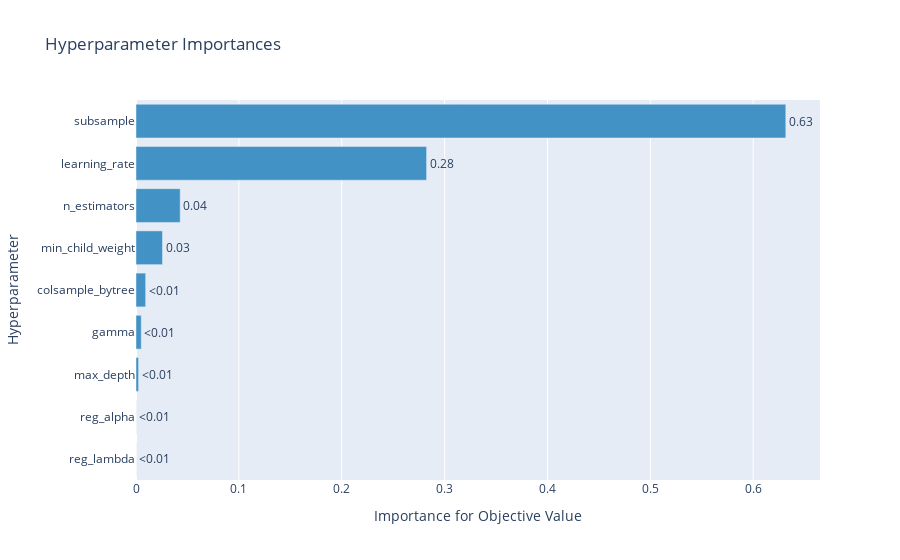

Here is the notebook cell this chart was saved with:
### Code cell
optuna.visualization.plot_param_importances(study)

### Figure 1 — Plotly figure (JSON) as saved in the notebook; plotly's stock layout.template omitted (floating-point values rounded to 4 significant figures)
{"data": [{"cliponaxis": false, "hovertemplate": ["reg_lambda (FloatDistribution): 1.1407640269531193e-05<extra></extra>", "reg_alpha (FloatDistribution): 5.153618241718418e-05<extra></extra>", "max_depth (IntDistribution): 0.002520646991375684<extra></extra>", "gamma (FloatDistribution): 0.00510885320125156<extra></extra>", "colsample_bytree (FloatDistribution): 0.009393454929664846<extra></extra>", "min_child_weight (IntDistribution): 0.02576208104820705<extra></extra>", "n_estimators (IntDistribution): 0.04294989838122568<extra></extra>", "learning_rate (FloatDistribution): 0.28251124957949386<extra></extra>", "subsample (FloatDistribution): 0.6316908720460948<extra></extra>"], "marker": {"color": "rgb(66,146,198)"}, "orientation": "h", "text": ["<0.01", "<0.01", "<0.01", "<0.01", "<0.01", "0.03", "0.04", "0.28", "0.63"], "textposition": "outside", "type": "bar", "x": [1.141e-05, 5.154e-05, 0.002521, 0.005109, 0.009393, 0.02576, 0.04295, 0.2825, 0.6317], "y": ["reg_lambda", "reg_alpha", "max_depth", "gamma", "colsample_bytree", "min_child_weight", "n_estimators", "learning_rate", "subsample"]}], "layout": {"showlegend": false, "title": {"text": "Hyperparameter Importances"}, "xaxis": {"title": {"text": "Importance for Objective Value"}}, "yaxis": {"title": {"text": "Hyperparameter"}}}}
